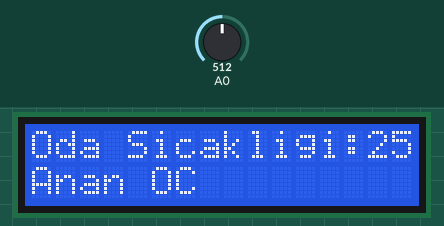
This sketch was run on a simulated Arduino Uno, built with avr-gcc and run on an emulated ATmega328P. Shown: 16×2 character LCD. The test bench sets the inputs (shaded band); at power-on: A0 = 512.

Above: at 1.2 s.
1.3 s: A0 set to 716
At 2.2 s:
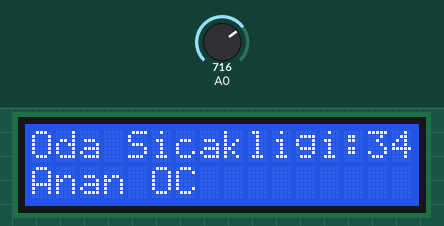
2.8 s: A0 set to 900
At 3.5 s:
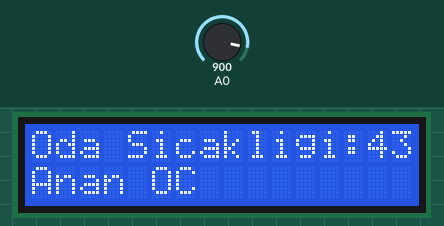
4.3 s: A0 set to 1023
At 4.6 s:
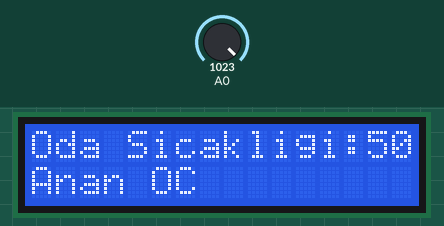
Timing chart, 0 to 7.3 s (numbered marks = the images above; inputs shaded):
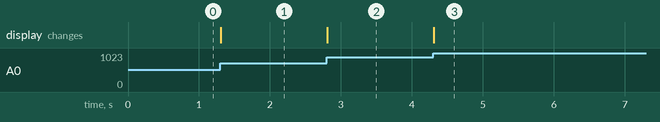

The sketch:

IKI.ino
```cpp
#include <LiquidCrystal.h>
#include <EEPROM.h>
#include <Keypad.h>

LiquidCrystal lcd(10,11,A2,A3,A4,A5);
const byte ROWS = 4; //four rows
const byte COLS = 4; //four columns
char keys[ROWS][COLS] = {
  {'7','8','9','A'},
  {'4','5','6','B'},
  {'1','2','3','C'},
  {'*','0','#','D'}
  };
byte rowPins[ROWS] = {5,4,3,2};
byte colPins[COLS] = {6, 7, 8, 9};

Keypad keypad = Keypad( makeKeymap(keys), rowPins, colPins, ROWS, COLS );

int derece,deger,i=0;
float sicaklik;
char val;

void setup() {
  lcd.begin(16,0);
}

void loop() {
  deger=analogRead(A0);
  sicaklik=map(deger,0,1023,0,5000)/10;
  char key = keypad.getKey();

        lcd.setCursor(0,0);
        lcd.print("Oda Sicakligi:");
        lcd.setCursor(14,0);
        lcd.print(sicaklik);
        lcd.setCursor(0,1);
        lcd.print("Anan OC");
}
```

Measured:
- after the input at 1.3 s, the display: changes at once (image 1)
- after the input at 2.8 s, the display: changes at once (image 2)
- after the input at 4.3 s, the display: changes at once (image 3)
